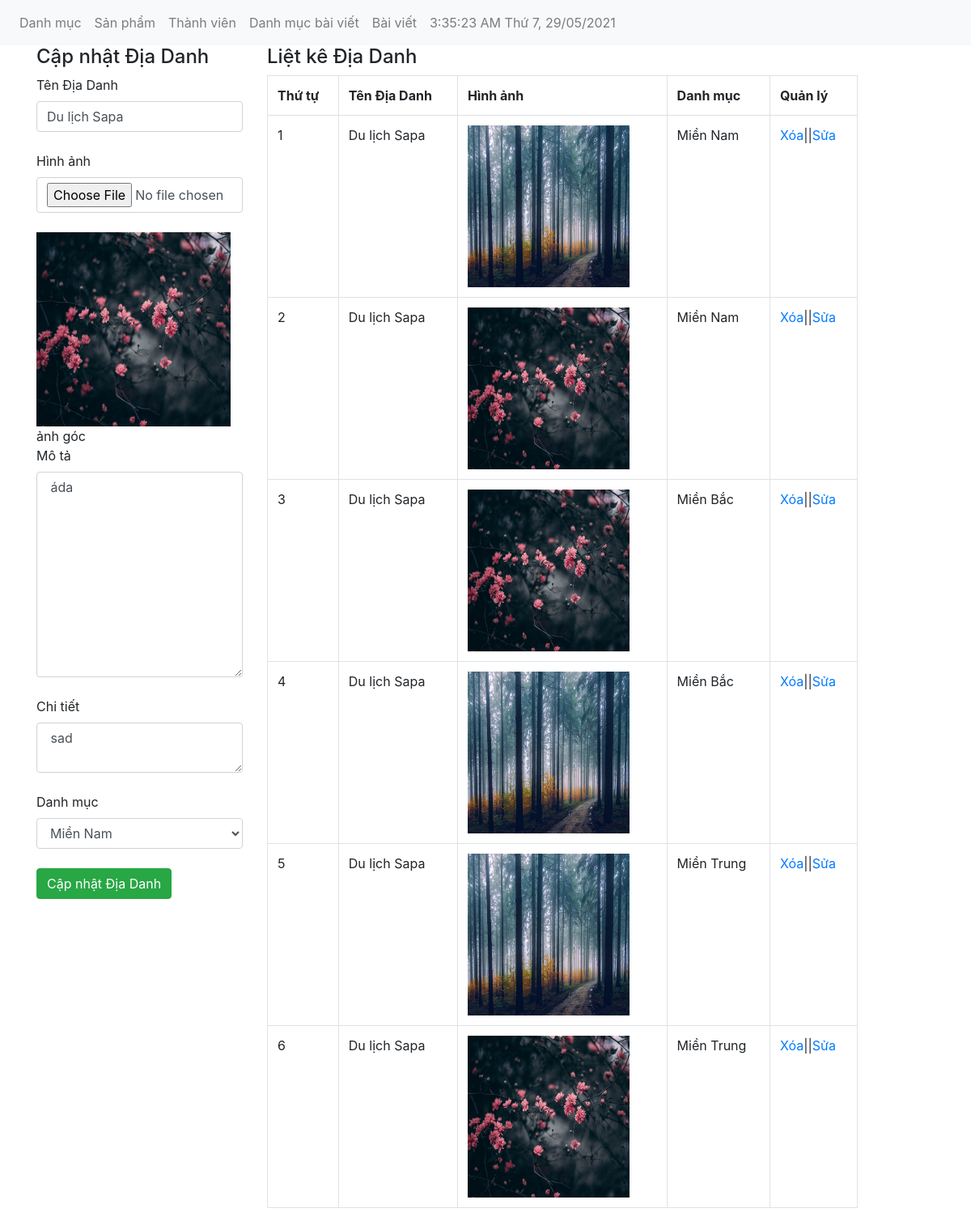
The page /admin/dulich.php?quanly=capnhat&capnhat_id=50 on the database its author committed.
### tables this page shows
CREATE TABLE `tbl_dulich` (
  `dulich_id` int(11) NOT NULL,
  `category_id` int(11) NOT NULL,
  `dulich_name` varchar(255) NOT NULL,
  `dulich_chitiet` text NOT NULL,
  `dulich_mota` text NOT NULL,
  `dulich_image` varchar(50) NOT NULL
);

CREATE TABLE `tbl_category` (
  `category_id` int(11) NOT NULL,
  `category_name` varchar(50) NOT NULL
);

### admin/dulich.php (the view, shortened to what this page needs)
<?php include('../db/ketnoi.php'); ?>
<!DOCTYPE html>
<html lang="en">
<head>
    <link href="../css/bootstrap.css" rel="stylesheet" type="text/css" media="all" />
</head>
<body>
<?php include './menutop.php' ?>
    <div class="container">
        <div class="row">
            <?php
                if(isset($_GET['quanly'])=='capnhat'){
                    $id_capnhat = $_GET['capnhat_id'];
                    $sql_capnhat = mysqli_query($con,"SELECT * FROM tbl_dulich WHERE dulich_id = '$id_capnhat'");
                    $row_capnhat = mysqli_fetch_array($sql_capnhat);
                    $id_category_1 = $row_capnhat['category_id'];
                   ?>
                      <div class="col-md-3">
                <h4>Cập nhật Địa Danh</h4>
                <form action="" method="POST" enctype="multipart/form-data">
                    <label>Tên Địa Danh</label>
                    <input type="text" class="form-control" name="tendulich" value="<?php echo $row_capnhat['dulich_name'] ?>"><br>
                    <label>Hình ảnh</label>
                    <input type="file" class="form-control" name="hinhanh" ><br>
                    <img src="../uploads/<?php echo $row_capnhat['dulich_image'] ?>" height="240" width="240"><span>ảnh góc</span><br>
                    <label>Mô tả</label>
                    <textarea class="form-control" rows="10" name="mota"><?php echo $row_capnhat['dulich_mota'] ?></textarea><br>
                    <label>Chi tiết</label>
                    <textarea class="form-control" name="chitiet"><?php echo $row_capnhat['dulich_chitiet'] ?></textarea><br>
                    <label>Danh mục</label>
                    <?php
                        $sql_danhmuc = mysqli_query($con,"SELECT * FROM tbl_category ORDER BY category_id ASC");
                    ?>
                    <select name="danhmuc" class="form-control">
                    <?php
                        while($row_danhmuc = mysqli_fetch_array($sql_danhmuc)){
                            if($id_category_1 == $row_danhmuc['category_id']){
                    ?>
                        <option selected value="<?php echo $row_danhmuc['category_id'] ?>"><?php echo $row_danhmuc['category_name'] ?></option>
                        <?php
                        }else{
                        }
                        ?>
                        <?php
                        }
                        ?>
                    </select><br>
                    <input type="submit" value="Cập nhật Địa Danh" class="btn btn-success" name="themdulich">
                </form>
            </div>
                <?php
                }
                ?>
            <div class="col-md-8">
                <h4>Liệt kê Địa Danh</h4>
                <?php
                $sql_select_sp = mysqli_query($con,"SELECT * FROM tbl_dulich,tbl_category WHERE tbl_dulich.category_id = tbl_category.category_id ORDER BY tbl_dulich.dulich_id ASC");
                ?>
                <table class="table table-bordered">
                    <tr>
                        <th>Thứ tự</th>
                        <th>Tên Địa Danh</th>
                        <th>Hình ảnh</th>
                        <th>Danh mục</th>
                        <th>Quản lý</th>
                    </tr>
                <?php
                    $i = 0;
                    while($row_sp = mysqli_fetch_array($sql_select_sp)){
                    $i++;
                ?>
                        <tr>
                            <td><?php echo $i ?></td>
                            <td><?php echo $row_sp['dulich_name'] ?></td>
                            <td><img src="../uploads/<?php echo $row_sp['dulich_image'] ?>" alt="" height="200" width="200"></td>
                            <td><?php echo $row_sp['category_name'] ?></td>
                            <td><a href="?xoa=<?php echo $row_sp['dulich_id'] ?>">Xóa</a>||<a href="dulich.php?quanly=capnhat&capnhat_id=<?php echo $row_sp['dulich_id'] ?>">Sửa</a></td>
                        </tr>
                        <?php
                    }
                    ?>
        </table>
            </div>
        </div>
    </div>
</body>
</html>

### rows shown on the page
tbl_dulich: tendulich "Du lịch Sapa", dulich_image (picture), mota "áda", chitiet "sad", dulich_name "Du lịch Sapa", category.category_name "Miền Nam"
tbl_dulich: dulich_name "Du lịch Sapa", dulich_image (picture), category.category_name "Miền Nam"
tbl_dulich: dulich_name "Du lịch Sapa", dulich_image (picture), category.category_name "Miền Bắc"
tbl_dulich: dulich_name "Du lịch Sapa", dulich_image (picture), category.category_name "Miền Bắc"
tbl_dulich: dulich_name "Du lịch Sapa", dulich_image (picture), category.category_name "Miền Trung"
tbl_dulich: dulich_name "Du lịch Sapa", dulich_image (picture), category.category_name "Miền Trung"

### other values the page prints
form field danhmuc "Miền Nam"
